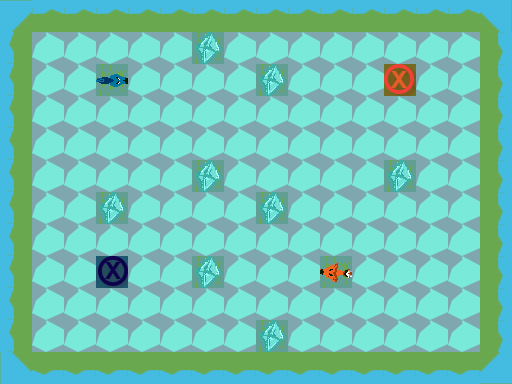

Tiled map render using the project's own tile images. Description and the whole map definition, tile-layer contents included, below:
An orthogonal 16x12 tile map with 32x32 px tiles, 3 tile layers (Ground, Obstacles, Objects), 1 hidden layer not drawn.

<map version="1.0" orientation="orthogonal" renderorder="right-down" width="16" height="12" tilewidth="32" tileheight="32" nextobjectid="6">
 <tileset firstgid="1" name="TilesetPlaceholder" tilewidth="32" tileheight="32" tilecount="240" columns="10">
  <image source="../../../Tileset.png" width="320" height="768" />
 </tileset>
 <layer name="Ground" width="16" height="12">
  <data encoding="csv">
3221225493,1610612747,1610612747,1610612747,1610612747,1610612747,1610612747,1610612747,1610612747,1610612747,1610612747,1610612747,1610612747,1610612747,1610612747,1610612757,
3221225483,18,18,18,18,18,7,18,18,18,18,18,18,18,18,11,
3221225483,18,18,7,18,18,18,18,7,18,18,18,1,18,18,11,
3221225483,18,18,18,18,18,18,18,18,18,18,18,18,18,18,11,
3221225483,18,18,18,18,18,18,18,18,18,18,18,18,18,18,11,
3221225483,18,18,18,18,18,7,18,18,18,18,18,7,18,18,11,
3221225483,18,18,7,18,18,18,18,7,18,18,18,18,18,18,11,
3221225483,18,18,18,18,18,18,18,18,18,18,18,18,18,18,11,
3221225483,18,18,7,18,18,7,18,18,18,7,18,18,18,18,11,
3221225483,18,18,18,18,18,18,18,18,18,18,18,18,18,18,11,
3221225483,18,18,18,18,18,18,18,7,18,18,18,18,18,18,11,
2684354581,2684354571,2684354571,2684354571,2684354571,2684354571,2684354571,2684354571,2684354571,2684354571,2684354571,2684354571,2684354571,2684354571,2684354571,21
</data>
 </layer>
 <layer name="Obstacles" width="16" height="12">
  <data encoding="csv">
0,0,0,0,0,0,0,0,0,0,0,0,0,0,0,0,
0,0,0,0,0,0,0,0,0,0,0,0,0,0,0,0,
0,0,0,0,0,0,0,0,0,0,0,0,0,0,0,0,
0,0,0,0,0,0,0,0,0,0,0,0,0,0,0,0,
0,0,0,0,0,0,0,0,0,0,0,0,0,0,0,0,
0,0,0,0,0,0,0,0,0,0,0,0,0,0,0,0,
0,0,0,0,0,0,0,0,0,0,0,0,0,0,0,0,
0,0,0,0,0,0,0,0,0,0,0,0,0,0,0,0,
0,0,0,0,0,0,0,0,0,0,0,0,0,0,0,0,
0,0,0,0,0,0,0,0,0,0,0,0,0,0,0,0,
0,0,0,0,0,0,0,0,0,0,0,0,0,0,0,0,
0,0,0,0,0,0,0,0,0,0,0,0,0,0,0,0
</data>
 </layer>
 <layer name="Objects" width="16" height="12">
  <data encoding="csv">
0,0,0,0,0,0,0,0,0,0,0,0,0,0,0,0,
0,0,0,0,0,0,184,0,0,0,0,0,0,0,0,0,
0,0,0,2684354752,0,0,0,0,184,0,0,0,181,0,0,0,
0,0,0,0,0,0,0,0,0,0,0,0,0,0,0,0,
0,0,0,0,0,0,0,0,0,0,0,0,0,0,0,0,
0,0,0,0,0,0,184,0,0,0,0,0,184,0,0,0,
0,0,0,184,0,0,0,0,184,0,0,0,0,0,0,0,
0,0,0,0,0,0,0,0,0,0,0,0,0,0,0,0,
0,0,0,182,0,0,184,0,0,0,1610612927,0,0,0,0,0,
0,0,0,0,0,0,0,0,0,0,0,0,0,0,0,0,
0,0,0,0,0,0,0,0,184,0,0,0,0,0,0,0,
0,0,0,0,0,0,0,0,0,0,0,0,0,0,0,0
</data>
 </layer>
 <layer name="Solution" width="16" height="12" visible="0">
  <data encoding="csv">
224,224,224,224,224,224,224,224,224,224,224,224,224,224,224,224,
224,0,0,0,0,0,0,0,0,0,0,0,0,0,0,224,
224,0,0,0,0,0,0,0,0,0,0,0,0,0,0,224,
224,224,224,224,224,224,0,0,0,0,0,0,0,0,0,224,
224,224,224,224,224,224,0,0,0,0,0,0,0,0,0,224,
224,0,0,0,0,0,0,0,0,0,0,0,0,0,0,224,
224,0,0,0,0,0,0,0,0,0,0,0,0,0,0,224,
224,0,0,0,0,0,0,0,0,0,0,0,0,0,0,224,
224,0,0,0,0,0,0,0,0,0,0,17,0,0,0,224,
224,0,0,0,0,0,0,0,0,0,0,0,0,0,0,224,
224,0,0,0,0,0,0,0,0,0,0,0,0,0,0,224,
224,224,224,224,224,224,224,224,224,224,224,224,224,224,224,224
</data>
 </layer>
</map>
